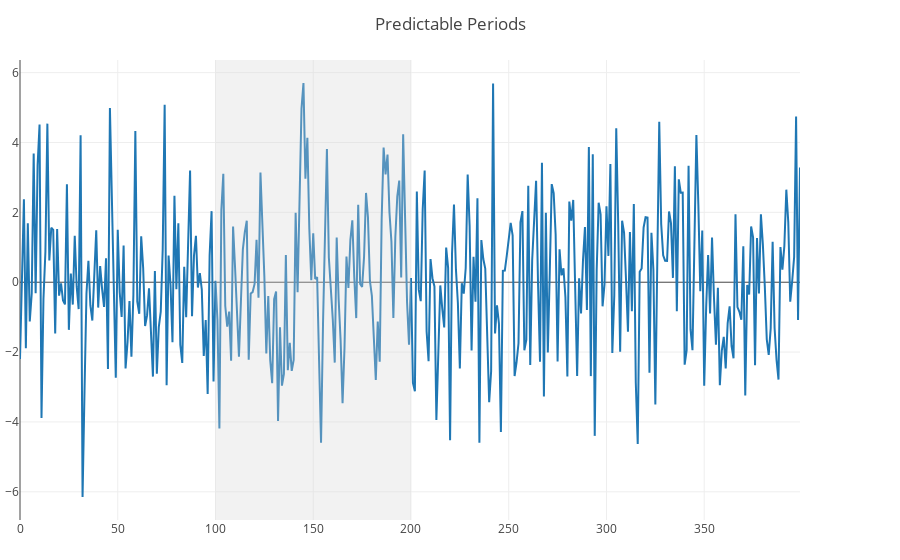

The notebook cell this image was saved under:
### Code cell
plot_predcitability(signal, reference, title="Predictable Periods")

### Figure 1 — Plotly figure (JSON) as saved in the notebook; plotly's stock layout.template omitted (floating-point values rounded to 4 significant figures; data arrays with more than 128 entries replaced by an {"elided": "..."} marker saying what was removed)
{"data": [{"type": "scatter", "y": {"elided": "400 float values"}}], "layout": {"autosize": true, "margin": {"b": 40, "l": 20, "r": 100, "t": 60}, "shapes": [{"fillcolor": "#d3d3d3", "line": {"width": 0}, "opacity": 0.3, "type": "rect", "x0": 100, "x1": 200, "xref": "x", "y0": 0, "y1": 1, "yref": "paper"}], "title": {"text": "Predictable Periods"}, "xaxis": {"autorange": true, "range": [0, 399]}, "yaxis": {"autorange": true, "range": [-6.807, 6.362], "type": "linear"}}}
